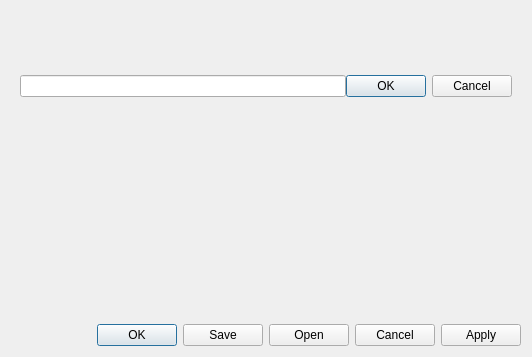
<?xml version="1.0" encoding="UTF-8"?>
<ui version="4.0">
 <class>SearchableParametersDialogBase</class>
 <widget class="QWidget" name="SearchableParametersDialogBase">
  <property name="geometry">
   <rect>
    <x>0</x>
    <y>0</y>
    <width>532</width>
    <height>357</height>
   </rect>
  </property>
  <property name="minimumSize">
   <size>
    <width>200</width>
    <height>150</height>
   </size>
  </property>
  <property name="windowTitle">
   <string>Form</string>
  </property>
  <layout class="QVBoxLayout" name="parametersDialogLayout">
   <property name="sizeConstraint">
    <enum>QLayout::SetNoConstraint</enum>
   </property>
   <item>
    <widget class="QWidget" name="horizontalWidget" native="true">
     <layout class="QHBoxLayout" name="searchWidget">
      <property name="spacing">
       <number>0</number>
      </property>
      <property name="sizeConstraint">
       <enum>QLayout::SetNoConstraint</enum>
      </property>
      <item>
       <widget class="QLineEdit" name="searchTextBar">
        <property name="minimumSize">
         <size>
          <width>25</width>
          <height>20</height>
         </size>
        </property>
       </widget>
      </item>
      <item>
       <widget class="QDialogButtonBox" name="searchButtonBox">
        <property name="sizePolicy">
         <sizepolicy hsizetype="Fixed" vsizetype="Fixed">
          <horstretch>0</horstretch>
          <verstretch>0</verstretch>
         </sizepolicy>
        </property>
        <property name="standardButtons">
         <set>QDialogButtonBox::Cancel|QDialogButtonBox::Ok</set>
        </property>
       </widget>
      </item>
     </layout>
    </widget>
   </item>
   <item>
    <widget class="QWidget" name="parametersWidget" native="true">
     <layout class="QVBoxLayout" name="parametersLayout">
      <property name="spacing">
       <number>0</number>
      </property>
      <property name="leftMargin">
       <number>0</number>
      </property>
      <property name="topMargin">
       <number>0</number>
      </property>
      <property name="rightMargin">
       <number>0</number>
      </property>
      <property name="bottomMargin">
       <number>0</number>
      </property>
     </layout>
    </widget>
   </item>
   <item>
    <widget class="QWidget" name="dialogWidget" native="true">
     <property name="sizePolicy">
      <sizepolicy hsizetype="Preferred" vsizetype="Maximum">
       <horstretch>0</horstretch>
       <verstretch>0</verstretch>
      </sizepolicy>
     </property>
     <layout class="QHBoxLayout" name="dialogLayout">
      <property name="spacing">
       <number>0</number>
      </property>
      <property name="leftMargin">
       <number>0</number>
      </property>
      <property name="topMargin">
       <number>0</number>
      </property>
      <property name="rightMargin">
       <number>0</number>
      </property>
      <property name="bottomMargin">
       <number>0</number>
      </property>
      <item>
       <spacer name="horizontalSpacer">
        <property name="orientation">
         <enum>Qt::Horizontal</enum>
        </property>
        <property name="sizeHint" stdset="0">
         <size>
          <width>40</width>
          <height>20</height>
         </size>
        </property>
       </spacer>
      </item>
      <item>
       <widget class="QDialogButtonBox" name="buttonBox">
        <property name="sizePolicy">
         <sizepolicy hsizetype="Maximum" vsizetype="Fixed">
          <horstretch>0</horstretch>
          <verstretch>0</verstretch>
         </sizepolicy>
        </property>
        <property name="standardButtons">
         <set>QDialogButtonBox::Apply|QDialogButtonBox::Cancel|QDialogButtonBox::Ok|QDialogButtonBox::Open|QDialogButtonBox::Save</set>
        </property>
       </widget>
      </item>
     </layout>
    </widget>
   </item>
  </layout>
 </widget>
 <resources/>
 <connections/>
</ui>
